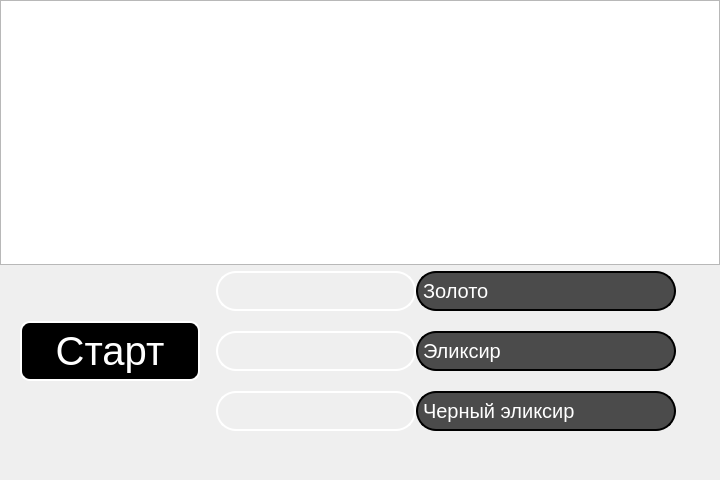
<?xml version="1.0" encoding="UTF-8"?>
<ui version="4.0">
 <class>COCSearcher</class>
 <widget class="QMainWindow" name="COCSearcher">
  <property name="geometry">
   <rect>
    <x>0</x>
    <y>0</y>
    <width>720</width>
    <height>480</height>
   </rect>
  </property>
  <property name="minimumSize">
   <size>
    <width>720</width>
    <height>480</height>
   </size>
  </property>
  <property name="maximumSize">
   <size>
    <width>720</width>
    <height>480</height>
   </size>
  </property>
  <property name="windowTitle">
   <string>COCSearcher</string>
  </property>
  <property name="styleSheet">
   <string notr="true">QMainWindow {
    background-image: url(&quot;app/ui/pic/background.jpg&quot;);
    background-position: center;
    background-repeat: no-repeat;
}</string>
  </property>
  <widget class="QWidget" name="centralwidget">
   <widget class="QWidget" name="verticalLayoutWidget">
    <property name="geometry">
     <rect>
      <x>0</x>
      <y>0</y>
      <width>906</width>
      <height>481</height>
     </rect>
    </property>
    <layout class="QVBoxLayout" name="verticalLayout">
     <item>
      <widget class="QGraphicsView" name="graphicsView">
       <property name="maximumSize">
        <size>
         <width>720</width>
         <height>16777215</height>
        </size>
       </property>
       <property name="styleSheet">
        <string notr="true">QGraphicsView {
    background-image: url(&quot;app/ui/pic/logo.png&quot;);
    background-position: center;
    background-repeat: no-repeat;
}</string>
       </property>
      </widget>
     </item>
     <item>
      <layout class="QHBoxLayout" name="mainlayout">
       <property name="bottomMargin">
        <number>50</number>
       </property>
       <item>
        <layout class="QVBoxLayout" name="verticalLayout_2">
         <item>
          <widget class="QPushButton" name="btn">
           <property name="minimumSize">
            <size>
             <width>200</width>
             <height>0</height>
            </size>
           </property>
           <property name="styleSheet">
            <string notr="true">QPushButton {
    color: white;
    font-size: 40px;
    background-color: black;
    border: 2px solid white;
    border-radius: 10px;
	padding: 5px;
	margin-left: 20px;
}

QPushButton:focus {
    background-color: white;
    color: black;
}

QPushButton:!pressed {
    background-color: black;
    color: white;
}
</string>
           </property>
           <property name="text">
            <string>Старт</string>
           </property>
          </widget>
         </item>
        </layout>
       </item>
       <item>
        <layout class="QGridLayout" name="gridLayout">
         <property name="leftMargin">
          <number>0</number>
         </property>
         <property name="verticalSpacing">
          <number>20</number>
         </property>
         <item row="2" column="0">
          <layout class="QHBoxLayout" name="horizontalLayout">
           <property name="leftMargin">
            <number>10</number>
           </property>
           <property name="rightMargin">
            <number>110</number>
           </property>
           <item>
            <widget class="QLineEdit" name="dark_elixir_input">
             <property name="maximumSize">
              <size>
               <width>200</width>
               <height>700</height>
              </size>
             </property>
             <property name="styleSheet">
              <string notr="true">QLineEdit {
    background: transparent;
    border: 2px solid white;
    border-radius: 20px;
    color: white;
    font-size: 20px;
    padding: 5px;
}

QLineEdit:focus {
    border: 2px solid black;
}
</string>
             </property>
            </widget>
           </item>
           <item>
            <widget class="QLabel" name="label">
             <property name="autoFillBackground">
              <bool>false</bool>
             </property>
             <property name="styleSheet">
              <string notr="true">QLabel {
    background-color: rgba(0, 0, 0, 175);
	border: 2px solid black;
	border-radius: 20px;
    color: white;
    font-size: 20px;
	margin-right: 120px;
	qproperty-alignment: AlignCenter;
}</string>
             </property>
             <property name="text">
              <string>Черный эликсир</string>
             </property>
             <property name="textFormat">
              <enum>Qt::AutoText</enum>
             </property>
            </widget>
           </item>
          </layout>
         </item>
         <item row="1" column="0">
          <layout class="QHBoxLayout" name="horizontalLayout_2">
           <property name="leftMargin">
            <number>10</number>
           </property>
           <property name="rightMargin">
            <number>110</number>
           </property>
           <item>
            <widget class="QLineEdit" name="elixir_input">
             <property name="maximumSize">
              <size>
               <width>200</width>
               <height>700</height>
              </size>
             </property>
             <property name="styleSheet">
              <string notr="true">QLineEdit {
    background: transparent;
    border: 2px solid white;
    border-radius: 20px;
    color: white;
    font-size: 20px;
    padding: 5px;
}

QLineEdit:focus {
    border: 2px solid #c001ff;
}
</string>
             </property>
            </widget>
           </item>
           <item>
            <widget class="QLabel" name="label_2">
             <property name="autoFillBackground">
              <bool>false</bool>
             </property>
             <property name="styleSheet">
              <string notr="true">QLabel {
    background-color: rgba(0, 0, 0, 175);
	border: 2px solid black;
	border-radius: 20px;
    color: white;
    font-size: 20px;
	margin-right: 120px;
	qproperty-alignment: AlignCenter;
}</string>
             </property>
             <property name="text">
              <string>Эликсир</string>
             </property>
             <property name="textFormat">
              <enum>Qt::AutoText</enum>
             </property>
            </widget>
           </item>
          </layout>
         </item>
         <item row="0" column="0">
          <layout class="QHBoxLayout" name="horizontalLayout_3">
           <property name="leftMargin">
            <number>10</number>
           </property>
           <property name="rightMargin">
            <number>110</number>
           </property>
           <item>
            <widget class="QLineEdit" name="gold_input">
             <property name="maximumSize">
              <size>
               <width>200</width>
               <height>700</height>
              </size>
             </property>
             <property name="styleSheet">
              <string notr="true">QLineEdit {
    background: transparent;
    border: 2px solid white;
    border-radius: 20px;
    color: white;
    font-size: 20px;
    padding: 5px;
}

QLineEdit:focus {
    border: 2px solid yellow;
}
</string>
             </property>
            </widget>
           </item>
           <item>
            <widget class="QLabel" name="label_3">
             <property name="autoFillBackground">
              <bool>false</bool>
             </property>
             <property name="styleSheet">
              <string notr="true">QLabel {
    background-color: rgba(0, 0, 0, 175);
	border: 2px solid black;
	border-radius: 20px;
    color: white;
    font-size: 20px;
	margin-right: 120px;
	qproperty-alignment: AlignCenter;
}</string>
             </property>
             <property name="text">
              <string>Золото</string>
             </property>
             <property name="textFormat">
              <enum>Qt::AutoText</enum>
             </property>
            </widget>
           </item>
          </layout>
         </item>
        </layout>
       </item>
      </layout>
     </item>
    </layout>
   </widget>
  </widget>
 </widget>
 <resources/>
 <connections/>
</ui>
